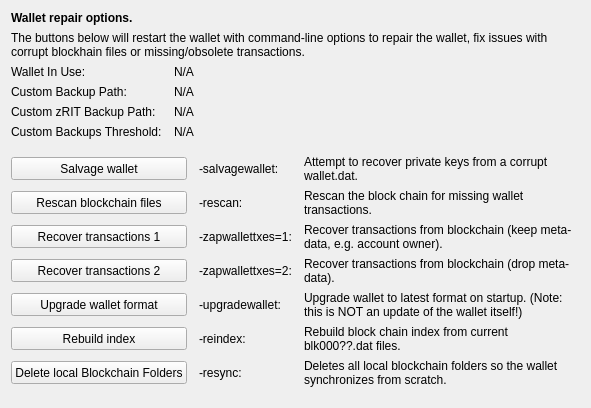
     <widget class="QWidget" name="tab_repair">
      <attribute name="title">
       <string>&amp;Wallet Repair</string>
      </attribute>
      <layout class="QGridLayout" name="gridLayout_4" columnstretch="0,0,0,0">
       <property name="horizontalSpacing">
        <number>12</number>
       </property>
       <item row="0" column="0" colspan="4">
        <widget class="QLabel" name="label_repair_header">
         <property name="font">
          <font>
           <weight>75</weight>
           <bold>true</bold>
          </font>
         </property>
         <property name="text">
          <string>Wallet repair options.</string>
         </property>
        </widget>
       </item>
       <item row="1" column="0" colspan="4">
        <widget class="QLabel" name="label_repair_helptext">
         <property name="font">
          <font>
           <weight>50</weight>
           <bold>false</bold>
          </font>
         </property>
         <property name="text">
          <string>The buttons below will restart the wallet with command-line options to repair the wallet, fix issues with corrupt blockhain files or missing/obsolete transactions.</string>
         </property>
         <property name="wordWrap">
          <bool>true</bool>
         </property>
        </widget>
       </item>
       <item row="2" column="0">
        <widget class="QLabel" name="wallet_path_label">
         <property name="text">
          <string>Wallet In Use:</string>
         </property>
        </widget>
       </item>
       <item row="2" column="1" colspan="3">
        <widget class="QLabel" name="wallet_path">
         <property name="cursor">
          <cursorShape>IBeamCursor</cursorShape>
         </property>
         <property name="text">
          <string>N/A</string>
         </property>
         <property name="textFormat">
          <enum>Qt::PlainText</enum>
         </property>
         <property name="textInteractionFlags">
          <set>Qt::LinksAccessibleByMouse|Qt::TextSelectableByKeyboard|Qt::TextSelectableByMouse</set>
         </property>
        </widget>
       </item>
       <item row="3" column="0">
        <widget class="QLabel" name="wallet_custombackuppath_label">
         <property name="text">
          <string>Custom Backup Path:</string>
         </property>
         <property name="visible">
          <bool>false</bool>
         </property>
        </widget>
       </item>
       <item row="3" column="1" colspan="3">
        <widget class="QLabel" name="wallet_custombackuppath">
         <property name="cursor">
          <cursorShape>IBeamCursor</cursorShape>
         </property>
         <property name="text">
          <string>N/A</string>
         </property>
         <property name="textFormat">
          <enum>Qt::PlainText</enum>
         </property>
         <property name="textInteractionFlags">
          <set>Qt::LinksAccessibleByMouse|Qt::TextSelectableByKeyboard|Qt::TextSelectableByMouse</set>
         </property>
         <property name="visible">
          <bool>false</bool>
         </property>
        </widget>
       </item>
       <item row="4" column="0">
        <widget class="QLabel" name="wallet_customzritbackuppath_label">
         <property name="text">
          <string>Custom zRIT Backup Path:</string>
         </property>
         <property name="visible">
          <bool>false</bool>
         </property>
        </widget>
       </item>
       <item row="4" column="1" colspan="3">
        <widget class="QLabel" name="wallet_customzritbackuppath">
         <property name="cursor">
          <cursorShape>IBeamCursor</cursorShape>
         </property>
         <property name="text">
          <string>N/A</string>
         </property>
         <property name="textFormat">
          <enum>Qt::PlainText</enum>
         </property>
         <property name="textInteractionFlags">
          <set>Qt::LinksAccessibleByMouse|Qt::TextSelectableByKeyboard|Qt::TextSelectableByMouse</set>
         </property>
         <property name="visible">
          <bool>false</bool>
         </property>
        </widget>
       </item>
       <item row="5" column="0">
        <widget class="QLabel" name="wallet_custombackupthreshold_label">
         <property name="text">
          <string>Custom Backups Threshold:</string>
         </property>
         <property name="visible">
          <bool>false</bool>
         </property>
        </widget>
       </item>
       <item row="5" column="1" colspan="3">
        <widget class="QLabel" name="wallet_custombackupthreshold">
         <property name="cursor">
          <cursorShape>IBeamCursor</cursorShape>
         </property>
         <property name="text">
          <string>N/A</string>
         </property>
         <property name="textFormat">
          <enum>Qt::PlainText</enum>
         </property>
         <property name="textInteractionFlags">
          <set>Qt::LinksAccessibleByMouse|Qt::TextSelectableByKeyboard|Qt::TextSelectableByMouse</set>
         </property>
         <property name="visible">
          <bool>false</bool>
         </property>
        </widget>
       </item>
       <item row="6" column="0">
        <spacer name="verticalSpacer_repair1">
         <property name="orientation">
          <enum>Qt::Vertical</enum>
         </property>
         <property name="sizeHint" stdset="0">
          <size>
           <width>10</width>
           <height>10</height>
          </size>
         </property>
        </spacer>
       </item>
       <item row="7" column="0" colspan="2">
        <widget class="QPushButton" name="btn_salvagewallet">
         <property name="minimumSize">
          <size>
           <width>100</width>
           <height>23</height>
          </size>
         </property>
         <property name="text">
          <string>Salvage wallet</string>
         </property>
        </widget>
       </item>
       <item row="7" column="2">
        <widget class="QLabel" name="label_repair_salvage_command">
         <property name="text">
          <string notr="true">-salvagewallet:</string>
         </property>
        </widget>
       </item>
       <item row="7" column="3">
        <widget class="QLabel" name="label_repair_salvage">
         <property name="text">
          <string>Attempt to recover private keys from a corrupt wallet.dat.</string>
         </property>
         <property name="wordWrap">
          <bool>true</bool>
         </property>
        </widget>
       </item>
       <item row="8" column="0" colspan="2">
        <widget class="QPushButton" name="btn_rescan">
         <property name="minimumSize">
          <size>
           <width>100</width>
           <height>23</height>
          </size>
         </property>
         <property name="text">
          <string>Rescan blockchain files</string>
         </property>
        </widget>
       </item>
       <item row="8" column="2">
        <widget class="QLabel" name="label_repair_rescan_command">
         <property name="text">
          <string notr="true">-rescan:</string>
         </property>
        </widget>
       </item>
       <item row="8" column="3">
        <widget class="QLabel" name="label_repair_rescan">
         <property name="text">
          <string>Rescan the block chain for missing wallet transactions.</string>
         </property>
         <property name="wordWrap">
          <bool>true</bool>
         </property>
        </widget>
       </item>
       <item row="9" column="0" colspan="2">
        <widget class="QPushButton" name="btn_zapwallettxes1">
         <property name="minimumSize">
          <size>
           <width>100</width>
           <height>23</height>
          </size>
         </property>
         <property name="text">
          <string>Recover transactions 1</string>
         </property>
        </widget>
       </item>
       <item row="9" column="2">
        <widget class="QLabel" name="label_repair_zap1_command">
         <property name="text">
          <string notr="true">-zapwallettxes=1:</string>
         </property>
        </widget>
       </item>
       <item row="9" column="3">
        <widget class="QLabel" name="label_repair_zap1">
         <property name="text">
          <string>Recover transactions from blockchain (keep meta-data, e.g. account owner).</string>
         </property>
         <property name="wordWrap">
          <bool>true</bool>
         </property>
        </widget>
       </item>
       <item row="10" column="0" colspan="2">
        <widget class="QPushButton" name="btn_zapwallettxes2">
         <property name="minimumSize">
          <size>
           <width>100</width>
           <height>23</height>
          </size>
         </property>
         <property name="text">
          <string>Recover transactions 2</string>
         </property>
        </widget>
       </item>
       <item row="10" column="2">
        <widget class="QLabel" name="label_repair_zap2_command">
         <property name="text">
          <string notr="true">-zapwallettxes=2:</string>
         </property>
        </widget>
       </item>
       <item row="10" column="3">
        <widget class="QLabel" name="label_repair_zap2">
         <property name="text">
          <string>Recover transactions from blockchain (drop meta-data).</string>
         </property>
         <property name="wordWrap">
          <bool>true</bool>
         </property>
        </widget>
       </item>
       <item row="11" column="0" colspan="2">
        <widget class="QPushButton" name="btn_upgradewallet">
         <property name="minimumSize">
          <size>
           <width>100</width>
           <height>23</height>
          </size>
         </property>
         <property name="text">
          <string>Upgrade wallet format</string>
         </property>
        </widget>
       </item>
       <item row="11" column="2">
        <widget class="QLabel" name="label_repair_upgrade_command">
         <property name="text">
          <string notr="true">-upgradewallet:</string>
         </property>
        </widget>
       </item>
       <item row="11" column="3">
        <widget class="QLabel" name="label_repair_upgrade">
         <property name="text">
          <string>Upgrade wallet to latest format on startup. (Note: this is NOT an update of the wallet itself!)</string>
         </property>
         <property name="wordWrap">
          <bool>true</bool>
         </property>
        </widget>
       </item>
       <item row="12" column="0" colspan="2">
        <widget class="QPushButton" name="btn_reindex">
         <property name="minimumSize">
          <size>
           <width>100</width>
           <height>23</height>
          </size>
         </property>
         <property name="text">
          <string>Rebuild index</string>
         </property>
        </widget>
       </item>
       <item row="12" column="2">
        <widget class="QLabel" name="label_repair_reindex_command">
         <property name="text">
          <string notr="true">-reindex:</string>
         </property>
        </widget>
       </item>
       <item row="12" column="3">
        <widget class="QLabel" name="label_repair_reindex">
         <property name="text">
          <string>Rebuild block chain index from current blk000??.dat files.</string>
         </property>
         <property name="wordWrap">
          <bool>true</bool>
         </property>
        </widget>
       </item>
       <item row="13" column="0" colspan="2">
        <widget class="QPushButton" name="btn_resync">
         <property name="minimumSize">
          <size>
           <width>100</width>
           <height>23</height>
          </size>
         </property>
         <property name="text">
          <string>Delete local Blockchain Folders</string>
         </property>
        </widget>
       </item>
       <item row="13" column="2">
        <widget class="QLabel" name="label_repair_resync_command">
         <property name="text">
          <string>-resync:</string>
         </property>
        </widget>
       </item>
       <item row="13" column="3">
        <widget class="QLabel" name="label_repair_resync">
         <property name="text">
          <string>Deletes all local blockchain folders so the wallet synchronizes from scratch.</string>
         </property>
         <property name="wordWrap">
          <bool>true</bool>
         </property>
        </widget>
       </item>
       <item row="14" column="0">
        <spacer name="verticalSpacer_repair2">
         <property name="orientation">
          <enum>Qt::Vertical</enum>
         </property>
         <property name="sizeHint" stdset="0">
          <size>
           <width>20</width>
           <height>10</height>
          </size>
         </property>
        </spacer>
       </item>
      </layout>
     </widget>
